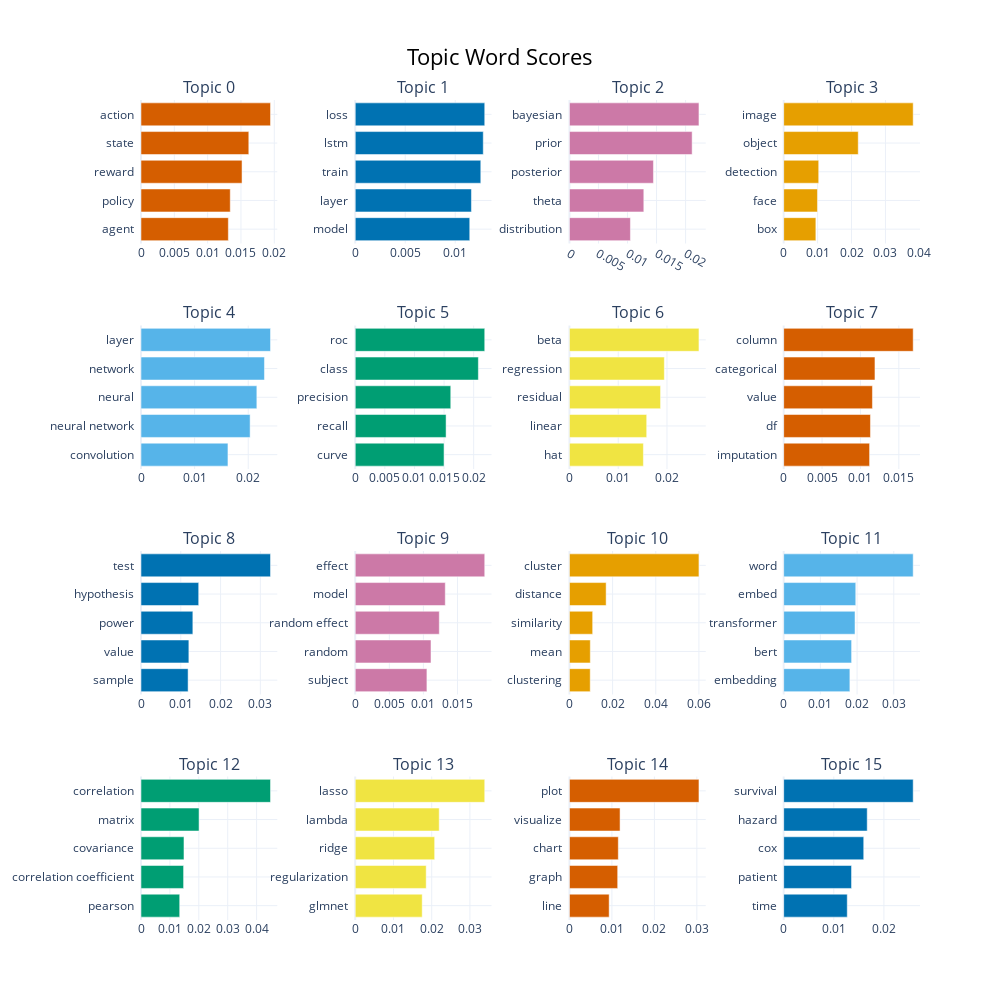

The code cell stored with this chart in its notebook:
### Code cell
# Visualize top topic keywords
topic_model.visualize_barchart(top_n_topics=16)

### Figure 1 — Plotly figure (JSON) as saved in the notebook; plotly's stock layout.template omitted (floating-point values rounded to 4 significant figures)
{"data": [{"marker": {"color": "#D55E00"}, "orientation": "h", "type": "bar", "x": [0.01311, 0.01339, 0.01516, 0.01618, 0.01943], "xaxis": "x", "y": ["agent  ", "policy  ", "reward  ", "state  ", "action  "], "yaxis": "y"}, {"marker": {"color": "#0072B2"}, "orientation": "h", "type": "bar", "x": [0.01145, 0.01162, 0.01256, 0.0128, 0.01295], "xaxis": "x2", "y": ["model  ", "layer  ", "train  ", "lstm  ", "loss  "], "yaxis": "y2"}, {"marker": {"color": "#CC79A7"}, "orientation": "h", "type": "bar", "x": [0.0105, 0.0128, 0.01446, 0.02113, 0.0223], "xaxis": "x3", "y": ["distribution  ", "theta  ", "posterior  ", "prior  ", "bayesian  "], "yaxis": "y3"}, {"marker": {"color": "#E69F00"}, "orientation": "h", "type": "bar", "x": [0.009488, 0.009958, 0.01033, 0.02198, 0.03818], "xaxis": "x4", "y": ["box  ", "face  ", "detection  ", "object  ", "image  "], "yaxis": "y4"}, {"marker": {"color": "#56B4E9"}, "orientation": "h", "type": "bar", "x": [0.01622, 0.02035, 0.0216, 0.02302, 0.02415], "xaxis": "x5", "y": ["convolution  ", "neural network  ", "neural  ", "network  ", "layer  "], "yaxis": "y5"}, {"marker": {"color": "#009E73"}, "orientation": "h", "type": "bar", "x": [0.01499, 0.01534, 0.01613, 0.02079, 0.02187], "xaxis": "x6", "y": ["curve  ", "recall  ", "precision  ", "class  ", "roc  "], "yaxis": "y6"}, {"marker": {"color": "#F0E442"}, "orientation": "h", "type": "bar", "x": [0.01516, 0.01584, 0.01868, 0.01946, 0.02655], "xaxis": "x7", "y": ["hat  ", "linear  ", "residual  ", "regression  ", "beta  "], "yaxis": "y7"}, {"marker": {"color": "#D55E00"}, "orientation": "h", "type": "bar", "x": [0.01119, 0.0113, 0.01156, 0.01189, 0.01687], "xaxis": "x8", "y": ["imputation  ", "df  ", "value  ", "categorical  ", "column  "], "yaxis": "y8"}, {"marker": {"color": "#0072B2"}, "orientation": "h", "type": "bar", "x": [0.01184, 0.01203, 0.01303, 0.0145, 0.03255], "xaxis": "x9", "y": ["sample  ", "value  ", "power  ", "hypothesis  ", "test  "], "yaxis": "y9"}, {"marker": {"color": "#CC79A7"}, "orientation": "h", "type": "bar", "x": [0.01052, 0.01111, 0.01233, 0.01321, 0.019], "xaxis": "x10", "y": ["subject  ", "random  ", "random effect  ", "model  ", "effect  "], "yaxis": "y10"}, {"marker": {"color": "#E69F00"}, "orientation": "h", "type": "bar", "x": [0.009625, 0.009665, 0.01076, 0.01701, 0.06002], "xaxis": "x11", "y": ["clustering  ", "mean  ", "similarity  ", "distance  ", "cluster  "], "yaxis": "y11"}, {"marker": {"color": "#56B4E9"}, "orientation": "h", "type": "bar", "x": [0.01804, 0.01851, 0.01944, 0.01964, 0.0353], "xaxis": "x12", "y": ["embedding  ", "bert  ", "transformer  ", "embed  ", "word  "], "yaxis": "y12"}, {"marker": {"color": "#009E73"}, "orientation": "h", "type": "bar", "x": [0.01339, 0.01473, 0.01487, 0.02008, 0.04481], "xaxis": "x13", "y": ["pearson  ", "correlation coefficient  ", "covariance  ", "matrix  ", "correlation  "], "yaxis": "y13"}, {"marker": {"color": "#F0E442"}, "orientation": "h", "type": "bar", "x": [0.01752, 0.01856, 0.02077, 0.02196, 0.03387], "xaxis": "x14", "y": ["glmnet  ", "regularization  ", "ridge  ", "lambda  ", "lasso  "], "yaxis": "y14"}, {"marker": {"color": "#D55E00"}, "orientation": "h", "type": "bar", "x": [0.00935, 0.01136, 0.0115, 0.01192, 0.0305], "xaxis": "x15", "y": ["line  ", "graph  ", "chart  ", "visualize  ", "plot  "], "yaxis": "y15"}, {"marker": {"color": "#0072B2"}, "orientation": "h", "type": "bar", "x": [0.01269, 0.01354, 0.01597, 0.01667, 0.02584], "xaxis": "x16", "y": ["time  ", "patient  ", "cox  ", "hazard  ", "survival  "], "yaxis": "y16"}], "layout": {"annotations": [{"font": {"size": 16}, "showarrow": false, "text": "Topic 0", "x": 0.0875, "xanchor": "center", "xref": "paper", "y": 1, "yanchor": "bottom", "yref": "paper"}, {"font": {"size": 16}, "showarrow": false, "text": "Topic 1", "x": 0.3625, "xanchor": "center", "xref": "paper", "y": 1, "yanchor": "bottom", "yref": "paper"}, {"font": {"size": 16}, "showarrow": false, "text": "Topic 2", "x": 0.6375, "xanchor": "center", "xref": "paper", "y": 1, "yanchor": "bottom", "yref": "paper"}, {"font": {"size": 16}, "showarrow": false, "text": "Topic 3", "x": 0.9125, "xanchor": "center", "xref": "paper", "y": 1, "yanchor": "bottom", "yref": "paper"}, {"font": {"size": 16}, "showarrow": false, "text": "Topic 4", "x": 0.0875, "xanchor": "center", "xref": "paper", "y": 0.725, "yanchor": "bottom", "yref": "paper"}, {"font": {"size": 16}, "showarrow": false, "text": "Topic 5", "x": 0.3625, "xanchor": "center", "xref": "paper", "y": 0.725, "yanchor": "bottom", "yref": "paper"}, {"font": {"size": 16}, "showarrow": false, "text": "Topic 6", "x": 0.6375, "xanchor": "center", "xref": "paper", "y": 0.725, "yanchor": "bottom", "yref": "paper"}, {"font": {"size": 16}, "showarrow": false, "text": "Topic 7", "x": 0.9125, "xanchor": "center", "xref": "paper", "y": 0.725, "yanchor": "bottom", "yref": "paper"}, {"font": {"size": 16}, "showarrow": false, "text": "Topic 8", "x": 0.0875, "xanchor": "center", "xref": "paper", "y": 0.45, "yanchor": "bottom", "yref": "paper"}, {"font": {"size": 16}, "showarrow": false, "text": "Topic 9", "x": 0.3625, "xanchor": "center", "xref": "paper", "y": 0.45, "yanchor": "bottom", "yref": "paper"}, {"font": {"size": 16}, "showarrow": false, "text": "Topic 10", "x": 0.6375, "xanchor": "center", "xref": "paper", "y": 0.45, "yanchor": "bottom", "yref": "paper"}, {"font": {"size": 16}, "showarrow": false, "text": "Topic 11", "x": 0.9125, "xanchor": "center", "xref": "paper", "y": 0.45, "yanchor": "bottom", "yref": "paper"}, {"font": {"size": 16}, "showarrow": false, "text": "Topic 12", "x": 0.0875, "xanchor": "center", "xref": "paper", "y": 0.175, "yanchor": "bottom", "yref": "paper"}, {"font": {"size": 16}, "showarrow": false, "text": "Topic 13", "x": 0.3625, "xanchor": "center", "xref": "paper", "y": 0.175, "yanchor": "bottom", "yref": "paper"}, {"font": {"size": 16}, "showarrow": false, "text": "Topic 14", "x": 0.6375, "xanchor": "center", "xref": "paper", "y": 0.175, "yanchor": "bottom", "yref": "paper"}, {"font": {"size": 16}, "showarrow": false, "text": "Topic 15", "x": 0.9125, "xanchor": "center", "xref": "paper", "y": 0.175, "yanchor": "bottom", "yref": "paper"}], "height": 1000, "hoverlabel": {"bgcolor": "white", "font": {"family": "Rockwell", "size": 16}}, "showlegend": false, "title": {"font": {"color": "Black", "size": 22}, "text": "Topic Word Scores", "x": 0.5, "xanchor": "center", "yanchor": "top"}, "width": 1000, "xaxis": {"anchor": "y", "domain": [0, 0.175], "showgrid": true}, "xaxis10": {"anchor": "y10", "domain": [0.275, 0.45], "showgrid": true}, "xaxis11": {"anchor": "y11", "domain": [0.55, 0.725], "showgrid": true}, "xaxis12": {"anchor": "y12", "domain": [0.825, 1], "showgrid": true}, "xaxis13": {"anchor": "y13", "domain": [0, 0.175], "showgrid": true}, "xaxis14": {"anchor": "y14", "domain": [0.275, 0.45], "showgrid": true}, "xaxis15": {"anchor": "y15", "domain": [0.55, 0.725], "showgrid": true}, "xaxis16": {"anchor": "y16", "domain": [0.825, 1], "showgrid": true}, "xaxis2": {"anchor": "y2", "domain": [0.275, 0.45], "showgrid": true}, "xaxis3": {"anchor": "y3", "domain": [0.55, 0.725], "showgrid": true}, "xaxis4": {"anchor": "y4", "domain": [0.825, 1], "showgrid": true}, "xaxis5": {"anchor": "y5", "domain": [0, 0.175], "showgrid": true}, "xaxis6": {"anchor": "y6", "domain": [0.275, 0.45], "showgrid": true}, "xaxis7": {"anchor": "y7", "domain": [0.55, 0.725], "showgrid": true}, "xaxis8": {"anchor": "y8", "domain": [0.825, 1], "showgrid": true}, "xaxis9": {"anchor": "y9", "domain": [0, 0.175], "showgrid": true}, "yaxis": {"anchor": "x", "domain": [0.825, 1], "showgrid": true}, "yaxis10": {"anchor": "x10", "domain": [0.275, 0.45], "showgrid": true}, "yaxis11": {"anchor": "x11", "domain": [0.275, 0.45], "showgrid": true}, "yaxis12": {"anchor": "x12", "domain": [0.275, 0.45], "showgrid": true}, "yaxis13": {"anchor": "x13", "domain": [0, 0.175], "showgrid": true}, "yaxis14": {"anchor": "x14", "domain": [0, 0.175], "showgrid": true}, "yaxis15": {"anchor": "x15", "domain": [0, 0.175], "showgrid": true}, "yaxis16": {"anchor": "x16", "domain": [0, 0.175], "showgrid": true}, "yaxis2": {"anchor": "x2", "domain": [0.825, 1], "showgrid": true}, "yaxis3": {"anchor": "x3", "domain": [0.825, 1], "showgrid": true}, "yaxis4": {"anchor": "x4", "domain": [0.825, 1], "showgrid": true}, "yaxis5": {"anchor": "x5", "domain": [0.55, 0.725], "showgrid": true}, "yaxis6": {"anchor": "x6", "domain": [0.55, 0.725], "showgrid": true}, "yaxis7": {"anchor": "x7", "domain": [0.55, 0.725], "showgrid": true}, "yaxis8": {"anchor": "x8", "domain": [0.55, 0.725], "showgrid": true}, "yaxis9": {"anchor": "x9", "domain": [0.275, 0.45], "showgrid": true}}}
